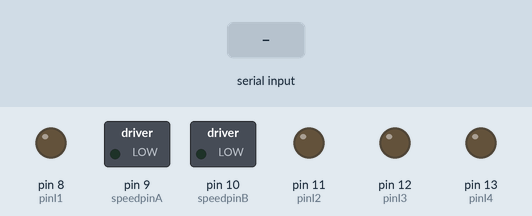
The sketch below on a simulated Arduino Uno, built with avr-gcc and run on an emulated ATmega328P. On the bench: switched loads named in the sketch (green lamp = pin HIGH), output pins drawn as LEDs (lit = HIGH). Inputs (shaded band) come from the test bench.

Above: at 1.2 s.
1.3 s: "l" received over Serial
At 1.9 s:
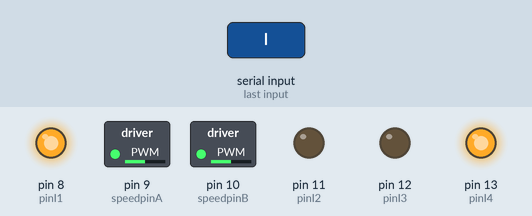
2.8 s: "r" received over Serial
At 3.1 s:
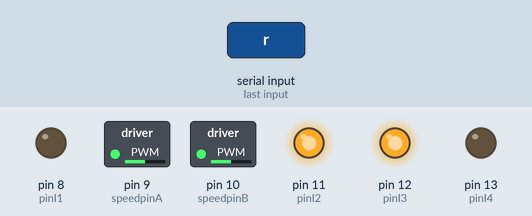
4.3 s: "f" received over Serial
At 5.4 s:
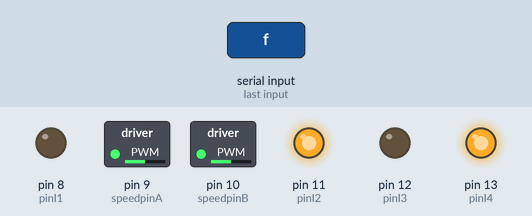
5.8 s: "b" received over Serial
At 6.6 s:
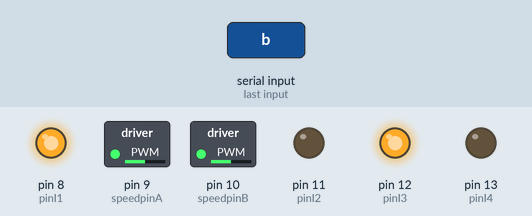
7.3 s: "s" received over Serial
At 7.7 s:
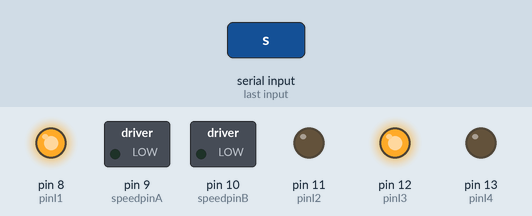
Timing chart, 0 to 9.8 s (numbered marks = the images above; inputs shaded):
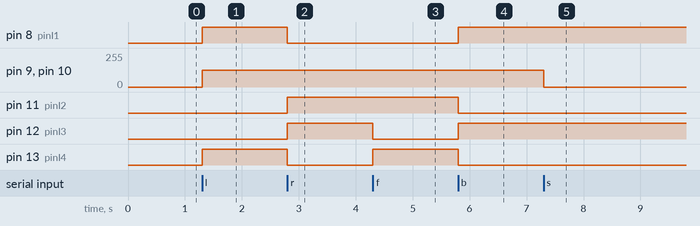

Measured:
- after the input at 1.3 s, pin 8 (pinI1), pin 13 (pinI4): LOW → HIGH at once; pin 9 (speedpinA), pin 10 (speedpinB): 0/255 → 127/255 at once
- after the input at 2.8 s, pin 8 (pinI1), pin 13 (pinI4): HIGH → LOW at once; pin 11 (pinI2), pin 12 (pinI3): LOW → HIGH at once
- after the input at 4.3 s, pin 12 (pinI3): HIGH → LOW at once; pin 13 (pinI4): LOW → HIGH at once
- after the input at 5.8 s, pin 8 (pinI1), pin 12 (pinI3): LOW → HIGH at once; pin 11 (pinI2), pin 13 (pinI4): HIGH → LOW at once
- after the input at 7.3 s, pin 9 (speedpinA), pin 10 (speedpinB): 127/255 → 0/255 at once

The sketch:

ariel__OLD_.ino
```cpp
int pinI1=8;//define I1 interface
int pinI2=11;//define I2 interface
int speedpinA=9;//enable motor A
int pinI3=12;//define I3 interface
int pinI4=13;//define I4 interface
int speedpinB=10;//enable motor B
int spead =127;//define the spead of motor
int incomingByte=0;

void setup()
{
  pinMode(pinI1,OUTPUT);
  pinMode(pinI2,OUTPUT);
  pinMode(speedpinA,OUTPUT);
  pinMode(pinI3,OUTPUT);
  pinMode(pinI4,OUTPUT);
  pinMode(speedpinB,OUTPUT);
  Serial.begin(9600);
}

void forward()
{
     analogWrite(speedpinA,spead);//input a simulation value to set the speed
     analogWrite(speedpinB,spead);
     digitalWrite(pinI4,HIGH);//turn DC Motor B move clockwise
     digitalWrite(pinI3,LOW);
     digitalWrite(pinI2,LOW);//turn DC Motor A move anticlockwise
     digitalWrite(pinI1,HIGH);
}
void backward()//
{
     analogWrite(speedpinA,spead);//input a simulation value to set the speed
     analogWrite(speedpinB,spead);
     digitalWrite(pinI4,LOW);//turn DC Motor B move anticlockwise
     digitalWrite(pinI3,HIGH);
     digitalWrite(pinI2,HIGH);//turn DC Motor A move clockwise
     digitalWrite(pinI1,LOW);
}
void left()//
{
     analogWrite(speedpinA,spead);//input a simulation value to set the speed
     analogWrite(speedpinB,spead);
     digitalWrite(pinI4,HIGH);//turn DC Motor B move clockwise
     digitalWrite(pinI3,LOW);
     digitalWrite(pinI2,HIGH);//turn DC Motor A move clockwise
     digitalWrite(pinI1,LOW);
}
void right()//
{
     analogWrite(speedpinA,spead);//input a simulation value to set the speed
     analogWrite(speedpinB,spead);
     digitalWrite(pinI4,LOW);//turn DC Motor B move anticlockwise
     digitalWrite(pinI3,HIGH);
     digitalWrite(pinI2,LOW);//turn DC Motor A move clockwise
     digitalWrite(pinI1,HIGH);
}
void stop()//
{
     digitalWrite(speedpinA,LOW);// Unenble the pin, to stop the motor. this should be done to avid damaging the motor.
     digitalWrite(speedpinB,LOW);
     delay(1000);

}

void loop()
{
  incomingByte = Serial.read();
  if(incomingByte!=-1){

    if(incomingByte==108)// If the ASCII value of the received character equals "l"
      forward(); //This does not correspond with the character and joystick ON PURPOSE

    else if(incomingByte==114) //If the ASCII value of the received character and equals "r"
      backward(); //This does not correspond with the character and joystick ON PURPOSE

    else if(incomingByte==102) //If the ASCII value of the received character and equals "f"
      left(); //This does not correspond with the character and joystick ON PURPOSE

    else if(incomingByte==98)// If the ASCII value of the received character equals "b"
      right(); //This does not correspond with the character and joystick ON PURPOSE

    else if(incomingByte==115) //If the ASCII value of the received character equals "s"
      stop(); //This does not correspond with the character and joystick ON PURPOSE
}
}
```
